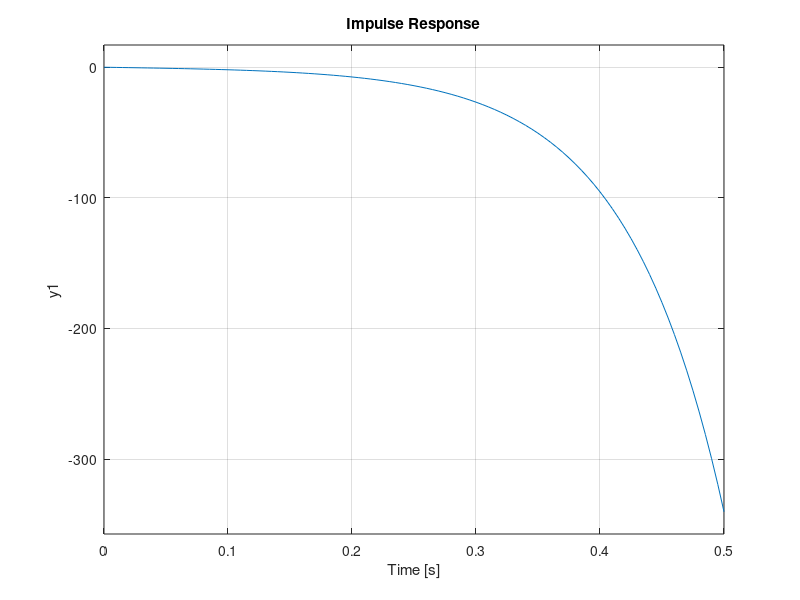

The MATLAB script that drew this image:
%%
close all; clear all; clc;

%% 
s = tf('s');
m = 0.1;
M = 1.0;
l = 0.5;
g = 9.8;

P_pend = 1/(-4/3 *m*l*s^2 + g*(m+M))

%% 
pole(P_pend)
rlocus(P_pend)

%% Controller:
% Kp = 1;
% Ki = 0;
% Kd = 1;
% C = pid(Kp,Ki,Kd);

C = s+1/((s-1)*(s-2))
T = P_pend*C;
rlocus(T)

%% Open loop step response:
impulse(P_pend)